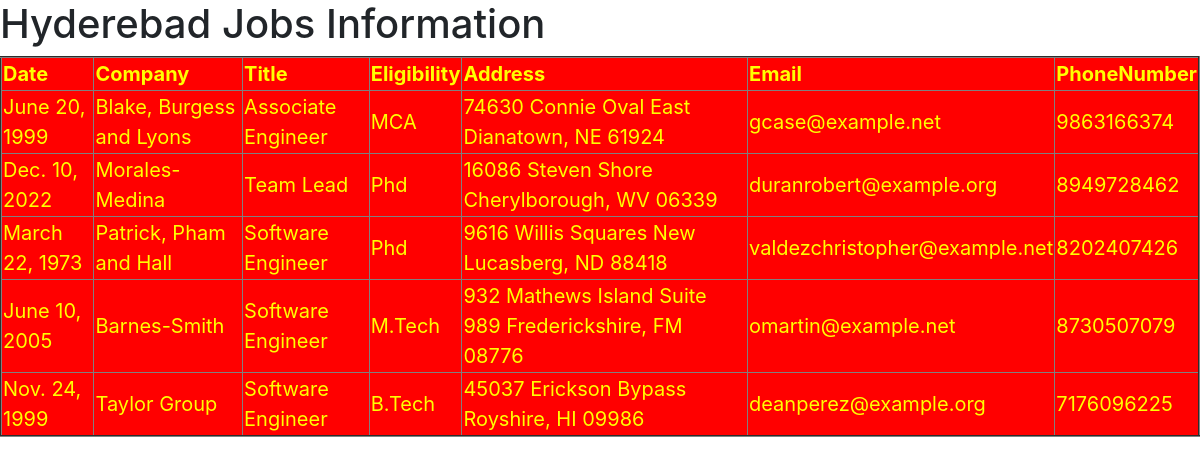
/hydjobsinfo/, run on the app's committed database.
### testapp/models.py (models this page shows)
class HydJobs(models.Model):
    date = models.DateField()
    company = models.CharField(max_length=100)
    title = models.CharField(max_length=100)
    eligibility = models.CharField(max_length=100)
    address = models.CharField(max_length=100)
    email = models.EmailField()
    phonenumber = models.BigIntegerField()

### testapp/views.py (the view)
# urls.py: path('hydjobsinfo/', views.hydjobs_view),
def hydjobs_view(request):
    jobs_list = HydJobs.objects.all()
    my_dict = {'jobs_list':jobs_list}
    return render(request,'testapp/hydjobs.html',my_dict)

### templates/testapp/hydjobs.html (shortened to what this page needs)
<!DOCTYPE html>
{% load static %}
<html lang="en" dir="ltr">
  <head>
    <link rel="stylesheet" href="https://cdn.jsdelivr.net/npm/bootstrap@4.6.2/dist/css/bootstrap.min.css">
    <link rel="stylesheet" href="{% static 'css/jobs1.css' %}">
  </head>
  <body>
    <h1>Hyderebad Jobs Information</h1>
    {% if jobs_list %}
    <table border="2">
      <thead>
        <th>Date</th>
        <th>Company</th>
        <th>Title</th>
        <th>Eligibility</th>
        <th>Address</th>
        <th>Email</th>
        <th>PhoneNumber</th>
      </thead>
      {% for job in jobs_list %}
      <tr>
        <td>{{job.date}}</td>
        <td>{{job.company}}</td>
        <td>{{job.title}}</td>
        <td>{{job.eligibility}}</td>
        <td>{{job.address}}</td>
        <td>{{job.email}}</td>
        <td>{{job.phonenumber}}</td>
      </tr>
      {% endfor %}
    </table>
    {% else %}
    <p id='specialp'>No Jobs In Hyderabad......</p>
    {% endif %}
  </body>
</html>

### static/css/jobs1.css (style rules this page uses)
table { color: yellow; background: red; margin: auto; font-size: 20px; }

### data on the page
HydJobs: date "June 20, 1999", company "Blake, Burgess and Lyons", title "Associate Engineer", eligibility "MCA", address "74630 Connie Oval East Dianatown, NE 61924", email "gcase@example.net", phonenumber "9863166374"
HydJobs: date "Dec. 10, 2022", company "Morales-Medina", title "Team Lead", eligibility "Phd", address "16086 Steven Shore Cherylborough, WV 06339", email "duranrobert@example.org", phonenumber "8949728462"
HydJobs: date "March 22, 1973", company "Patrick, Pham and Hall", title "Software Engineer", eligibility "Phd", address "9616 Willis Squares New Lucasberg, ND 88418", email "valdezchristopher@example.net", phonenumber "8202407426"
HydJobs: date "June 10, 2005", company "Barnes-Smith", title "Software Engineer", eligibility "M.Tech", address "932 Mathews Island Suite 989 Frederickshire, FM 08776", email "omartin@example.net", phonenumber "8730507079"
HydJobs: date "Nov. 24, 1999", company "Taylor Group", title "Software Engineer", eligibility "B.Tech", address "45037 Erickson Bypass Royshire, HI 09986", email "deanperez@example.org", phonenumber "7176096225"
